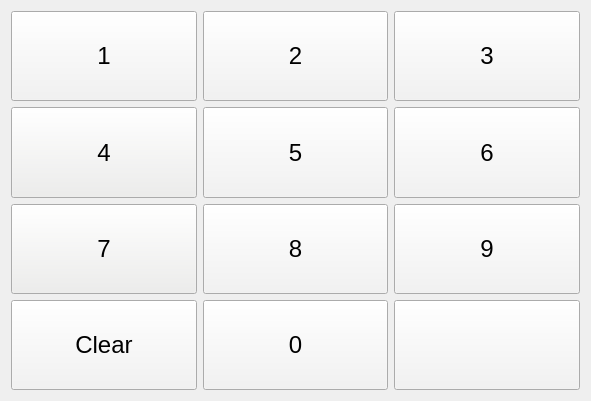
   <widget class="QWidget" name="gridLayoutWidget">
    <property name="geometry">
     <rect>
      <x>210</x>
      <y>310</y>
      <width>591</width>
      <height>401</height>
     </rect>
    </property>
    <layout class="QGridLayout" name="gridLayout">
     <item row="0" column="0">
      <widget class="QPushButton" name="pushButton_2">
       <property name="sizePolicy">
        <sizepolicy hsizetype="MinimumExpanding" vsizetype="MinimumExpanding">
         <horstretch>0</horstretch>
         <verstretch>0</verstretch>
        </sizepolicy>
       </property>
       <property name="palette">
        <palette>
         <active>
          <colorrole role="Button">
           <brush brushstyle="SolidPattern">
            <color alpha="255">
             <red>243</red>
             <green>243</green>
             <blue>243</blue>
            </color>
           </brush>
          </colorrole>
          <colorrole role="ButtonText">
           <brush brushstyle="SolidPattern">
            <color alpha="255">
             <red>0</red>
             <green>0</green>
             <blue>0</blue>
            </color>
           </brush>
          </colorrole>
         </active>
         <inactive>
          <colorrole role="Button">
           <brush brushstyle="SolidPattern">
            <color alpha="255">
             <red>243</red>
             <green>243</green>
             <blue>243</blue>
            </color>
           </brush>
          </colorrole>
          <colorrole role="ButtonText">
           <brush brushstyle="SolidPattern">
            <color alpha="255">
             <red>0</red>
             <green>0</green>
             <blue>0</blue>
            </color>
           </brush>
          </colorrole>
         </inactive>
         <disabled>
          <colorrole role="Button">
           <brush brushstyle="SolidPattern">
            <color alpha="255">
             <red>243</red>
             <green>243</green>
             <blue>243</blue>
            </color>
           </brush>
          </colorrole>
          <colorrole role="ButtonText">
           <brush brushstyle="SolidPattern">
            <color alpha="255">
             <red>190</red>
             <green>190</green>
             <blue>190</blue>
            </color>
           </brush>
          </colorrole>
         </disabled>
        </palette>
       </property>
       <property name="font">
        <font>
         <pointsize>18</pointsize>
        </font>
       </property>
       <property name="focusPolicy">
        <enum>Qt::NoFocus</enum>
       </property>
       <property name="text">
        <string>1</string>
       </property>
      </widget>
     </item>
     <item row="2" column="2">
      <widget class="QPushButton" name="pushButton_12">
       <property name="sizePolicy">
        <sizepolicy hsizetype="MinimumExpanding" vsizetype="MinimumExpanding">
         <horstretch>0</horstretch>
         <verstretch>0</verstretch>
        </sizepolicy>
       </property>
       <property name="palette">
        <palette>
         <active>
          <colorrole role="Button">
           <brush brushstyle="SolidPattern">
            <color alpha="255">
             <red>243</red>
             <green>243</green>
             <blue>243</blue>
            </color>
           </brush>
          </colorrole>
          <colorrole role="ButtonText">
           <brush brushstyle="SolidPattern">
            <color alpha="255">
             <red>0</red>
             <green>0</green>
             <blue>0</blue>
            </color>
           </brush>
          </colorrole>
         </active>
         <inactive>
          <colorrole role="Button">
           <brush brushstyle="SolidPattern">
            <color alpha="255">
             <red>243</red>
             <green>243</green>
             <blue>243</blue>
            </color>
           </brush>
          </colorrole>
          <colorrole role="ButtonText">
           <brush brushstyle="SolidPattern">
            <color alpha="255">
             <red>0</red>
             <green>0</green>
             <blue>0</blue>
            </color>
           </brush>
          </colorrole>
         </inactive>
         <disabled>
          <colorrole role="Button">
           <brush brushstyle="SolidPattern">
            <color alpha="255">
             <red>243</red>
             <green>243</green>
             <blue>243</blue>
            </color>
           </brush>
          </colorrole>
          <colorrole role="ButtonText">
           <brush brushstyle="SolidPattern">
            <color alpha="255">
             <red>190</red>
             <green>190</green>
             <blue>190</blue>
            </color>
           </brush>
          </colorrole>
         </disabled>
        </palette>
       </property>
       <property name="font">
        <font>
         <pointsize>18</pointsize>
        </font>
       </property>
       <property name="focusPolicy">
        <enum>Qt::NoFocus</enum>
       </property>
       <property name="text">
        <string>9</string>
       </property>
      </widget>
     </item>
     <item row="3" column="1">
      <widget class="QPushButton" name="pushButton_15">
       <property name="sizePolicy">
        <sizepolicy hsizetype="MinimumExpanding" vsizetype="MinimumExpanding">
         <horstretch>0</horstretch>
         <verstretch>0</verstretch>
        </sizepolicy>
       </property>
       <property name="palette">
        <palette>
         <active>
          <colorrole role="Button">
           <brush brushstyle="SolidPattern">
            <color alpha="255">
             <red>243</red>
             <green>243</green>
             <blue>243</blue>
            </color>
           </brush>
          </colorrole>
          <colorrole role="ButtonText">
           <brush brushstyle="SolidPattern">
            <color alpha="255">
             <red>0</red>
             <green>0</green>
             <blue>0</blue>
            </color>
           </brush>
          </colorrole>
         </active>
         <inactive>
          <colorrole role="Button">
           <brush brushstyle="SolidPattern">
            <color alpha="255">
             <red>243</red>
             <green>243</green>
             <blue>243</blue>
            </color>
           </brush>
          </colorrole>
          <colorrole role="ButtonText">
           <brush brushstyle="SolidPattern">
            <color alpha="255">
             <red>0</red>
             <green>0</green>
             <blue>0</blue>
            </color>
           </brush>
          </colorrole>
         </inactive>
         <disabled>
          <colorrole role="Button">
           <brush brushstyle="SolidPattern">
            <color alpha="255">
             <red>243</red>
             <green>243</green>
             <blue>243</blue>
            </color>
           </brush>
          </colorrole>
          <colorrole role="ButtonText">
           <brush brushstyle="SolidPattern">
            <color alpha="255">
             <red>190</red>
             <green>190</green>
             <blue>190</blue>
            </color>
           </brush>
          </colorrole>
         </disabled>
        </palette>
       </property>
       <property name="font">
        <font>
         <pointsize>18</pointsize>
        </font>
       </property>
       <property name="focusPolicy">
        <enum>Qt::NoFocus</enum>
       </property>
       <property name="text">
        <string>0</string>
       </property>
      </widget>
     </item>
     <item row="2" column="1">
      <widget class="QPushButton" name="pushButton_11">
       <property name="sizePolicy">
        <sizepolicy hsizetype="MinimumExpanding" vsizetype="MinimumExpanding">
         <horstretch>0</horstretch>
         <verstretch>0</verstretch>
        </sizepolicy>
       </property>
       <property name="palette">
        <palette>
         <active>
          <colorrole role="Button">
           <brush brushstyle="SolidPattern">
            <color alpha="255">
             <red>243</red>
             <green>243</green>
             <blue>243</blue>
            </color>
           </brush>
          </colorrole>
          <colorrole role="ButtonText">
           <brush brushstyle="SolidPattern">
            <color alpha="255">
             <red>0</red>
             <green>0</green>
             <blue>0</blue>
            </color>
           </brush>
          </colorrole>
         </active>
         <inactive>
          <colorrole role="Button">
           <brush brushstyle="SolidPattern">
            <color alpha="255">
             <red>243</red>
             <green>243</green>
             <blue>243</blue>
            </color>
           </brush>
          </colorrole>
          <colorrole role="ButtonText">
           <brush brushstyle="SolidPattern">
            <color alpha="255">
             <red>0</red>
             <green>0</green>
             <blue>0</blue>
            </color>
           </brush>
          </colorrole>
         </inactive>
         <disabled>
          <colorrole role="Button">
           <brush brushstyle="SolidPattern">
            <color alpha="255">
             <red>243</red>
             <green>243</green>
             <blue>243</blue>
            </color>
           </brush>
          </colorrole>
          <colorrole role="ButtonText">
           <brush brushstyle="SolidPattern">
            <color alpha="255">
             <red>190</red>
             <green>190</green>
             <blue>190</blue>
            </color>
           </brush>
          </colorrole>
         </disabled>
        </palette>
       </property>
       <property name="font">
        <font>
         <pointsize>18</pointsize>
        </font>
       </property>
       <property name="focusPolicy">
        <enum>Qt::NoFocus</enum>
       </property>
       <property name="text">
        <string>8</string>
       </property>
      </widget>
     </item>
     <item row="0" column="1">
      <widget class="QPushButton" name="pushButton_3">
       <property name="sizePolicy">
        <sizepolicy hsizetype="MinimumExpanding" vsizetype="MinimumExpanding">
         <horstretch>0</horstretch>
         <verstretch>0</verstretch>
        </sizepolicy>
       </property>
       <property name="palette">
        <palette>
         <active>
          <colorrole role="Button">
           <brush brushstyle="SolidPattern">
            <color alpha="255">
             <red>243</red>
             <green>243</green>
             <blue>243</blue>
            </color>
           </brush>
          </colorrole>
          <colorrole role="ButtonText">
           <brush brushstyle="SolidPattern">
            <color alpha="255">
             <red>0</red>
             <green>0</green>
             <blue>0</blue>
            </color>
           </brush>
          </colorrole>
         </active>
         <inactive>
          <colorrole role="Button">
           <brush brushstyle="SolidPattern">
            <color alpha="255">
             <red>243</red>
             <green>243</green>
             <blue>243</blue>
            </color>
           </brush>
          </colorrole>
          <colorrole role="ButtonText">
           <brush brushstyle="SolidPattern">
            <color alpha="255">
             <red>0</red>
             <green>0</green>
             <blue>0</blue>
            </color>
           </brush>
          </colorrole>
         </inactive>
         <disabled>
          <colorrole role="Button">
           <brush brushstyle="SolidPattern">
            <color alpha="255">
             <red>243</red>
             <green>243</green>
             <blue>243</blue>
            </color>
           </brush>
          </colorrole>
          <colorrole role="ButtonText">
           <brush brushstyle="SolidPattern">
            <color alpha="255">
             <red>190</red>
             <green>190</green>
             <blue>190</blue>
            </color>
           </brush>
          </colorrole>
         </disabled>
        </palette>
       </property>
       <property name="font">
        <font>
         <pointsize>18</pointsize>
        </font>
       </property>
       <property name="focusPolicy">
        <enum>Qt::NoFocus</enum>
       </property>
       <property name="text">
        <string>2</string>
       </property>
      </widget>
     </item>
     <item row="1" column="2">
      <widget class="QPushButton" name="pushButton_8">
       <property name="sizePolicy">
        <sizepolicy hsizetype="MinimumExpanding" vsizetype="MinimumExpanding">
         <horstretch>0</horstretch>
         <verstretch>0</verstretch>
        </sizepolicy>
       </property>
       <property name="palette">
        <palette>
         <active>
          <colorrole role="Button">
           <brush brushstyle="SolidPattern">
            <color alpha="255">
             <red>243</red>
             <green>243</green>
             <blue>243</blue>
            </color>
           </brush>
          </colorrole>
          <colorrole role="ButtonText">
           <brush brushstyle="SolidPattern">
            <color alpha="255">
             <red>0</red>
             <green>0</green>
             <blue>0</blue>
            </color>
           </brush>
          </colorrole>
         </active>
         <inactive>
          <colorrole role="Button">
           <brush brushstyle="SolidPattern">
            <color alpha="255">
             <red>243</red>
             <green>243</green>
             <blue>243</blue>
            </color>
           </brush>
          </colorrole>
          <colorrole role="ButtonText">
           <brush brushstyle="SolidPattern">
            <color alpha="255">
             <red>0</red>
             <green>0</green>
             <blue>0</blue>
            </color>
           </brush>
          </colorrole>
         </inactive>
         <disabled>
          <colorrole role="Button">
           <brush brushstyle="SolidPattern">
            <color alpha="255">
             <red>243</red>
             <green>243</green>
             <blue>243</blue>
            </color>
           </brush>
          </colorrole>
          <colorrole role="ButtonText">
           <brush brushstyle="SolidPattern">
            <color alpha="255">
             <red>190</red>
             <green>190</green>
             <blue>190</blue>
            </color>
           </brush>
          </colorrole>
         </disabled>
        </palette>
       </property>
       <property name="font">
        <font>
         <pointsize>18</pointsize>
        </font>
       </property>
       <property name="focusPolicy">
        <enum>Qt::NoFocus</enum>
       </property>
       <property name="text">
        <string>6</string>
       </property>
      </widget>
     </item>
     <item row="3" column="2">
      <widget class="QPushButton" name="pushButton_16">
       <property name="sizePolicy">
        <sizepolicy hsizetype="MinimumExpanding" vsizetype="MinimumExpanding">
         <horstretch>0</horstretch>
         <verstretch>0</verstretch>
        </sizepolicy>
       </property>
       <property name="palette">
        <palette>
         <active>
          <colorrole role="Button">
           <brush brushstyle="SolidPattern">
            <color alpha="255">
             <red>243</red>
             <green>243</green>
             <blue>243</blue>
            </color>
           </brush>
          </colorrole>
          <colorrole role="ButtonText">
           <brush brushstyle="SolidPattern">
            <color alpha="255">
             <red>0</red>
             <green>0</green>
             <blue>0</blue>
            </color>
           </brush>
          </colorrole>
         </active>
         <inactive>
          <colorrole role="Button">
           <brush brushstyle="SolidPattern">
            <color alpha="255">
             <red>243</red>
             <green>243</green>
             <blue>243</blue>
            </color>
           </brush>
          </colorrole>
          <colorrole role="ButtonText">
           <brush brushstyle="SolidPattern">
            <color alpha="255">
             <red>0</red>
             <green>0</green>
             <blue>0</blue>
            </color>
           </brush>
          </colorrole>
         </inactive>
         <disabled>
          <colorrole role="Button">
           <brush brushstyle="SolidPattern">
            <color alpha="255">
             <red>243</red>
             <green>243</green>
             <blue>243</blue>
            </color>
           </brush>
          </colorrole>
          <colorrole role="ButtonText">
           <brush brushstyle="SolidPattern">
            <color alpha="255">
             <red>190</red>
             <green>190</green>
             <blue>190</blue>
            </color>
           </brush>
          </colorrole>
         </disabled>
        </palette>
       </property>
       <property name="font">
        <font>
         <pointsize>18</pointsize>
        </font>
       </property>
       <property name="focusPolicy">
        <enum>Qt::NoFocus</enum>
       </property>
       <property name="text">
        <string/>
       </property>
      </widget>
     </item>
     <item row="2" column="0">
      <widget class="QPushButton" name="pushButton_10">
       <property name="sizePolicy">
        <sizepolicy hsizetype="MinimumExpanding" vsizetype="MinimumExpanding">
         <horstretch>0</horstretch>
         <verstretch>0</verstretch>
        </sizepolicy>
       </property>
       <property name="palette">
        <palette>
         <active>
          <colorrole role="Button">
           <brush brushstyle="SolidPattern">
            <color alpha="255">
             <red>238</red>
             <green>238</green>
             <blue>236</blue>
            </color>
           </brush>
          </colorrole>
          <colorrole role="ButtonText">
           <brush brushstyle="SolidPattern">
            <color alpha="255">
             <red>0</red>
             <green>0</green>
             <blue>0</blue>
            </color>
           </brush>
          </colorrole>
         </active>
         <inactive>
          <colorrole role="Button">
           <brush brushstyle="SolidPattern">
            <color alpha="255">
             <red>238</red>
             <green>238</green>
             <blue>236</blue>
            </color>
           </brush>
          </colorrole>
          <colorrole role="ButtonText">
           <brush brushstyle="SolidPattern">
            <color alpha="255">
             <red>0</red>
             <green>0</green>
             <blue>0</blue>
            </color>
           </brush>
          </colorrole>
         </inactive>
         <disabled>
          <colorrole role="Button">
           <brush brushstyle="SolidPattern">
            <color alpha="255">
             <red>238</red>
             <green>238</green>
             <blue>236</blue>
            </color>
           </brush>
          </colorrole>
          <colorrole role="ButtonText">
           <brush brushstyle="SolidPattern">
            <color alpha="255">
             <red>190</red>
             <green>190</green>
             <blue>190</blue>
            </color>
           </brush>
          </colorrole>
         </disabled>
        </palette>
       </property>
       <property name="font">
        <font>
         <pointsize>18</pointsize>
        </font>
       </property>
       <property name="focusPolicy">
        <enum>Qt::NoFocus</enum>
       </property>
       <property name="text">
        <string>7</string>
       </property>
      </widget>
     </item>
     <item row="1" column="1">
      <widget class="QPushButton" name="pushButton_7">
       <property name="sizePolicy">
        <sizepolicy hsizetype="MinimumExpanding" vsizetype="MinimumExpanding">
         <horstretch>0</horstretch>
         <verstretch>0</verstretch>
        </sizepolicy>
       </property>
       <property name="palette">
        <palette>
         <active>
          <colorrole role="Button">
           <brush brushstyle="SolidPattern">
            <color alpha="255">
             <red>243</red>
             <green>243</green>
             <blue>243</blue>
            </color>
           </brush>
          </colorrole>
          <colorrole role="ButtonText">
           <brush brushstyle="SolidPattern">
            <color alpha="255">
             <red>0</red>
             <green>0</green>
             <blue>0</blue>
            </color>
           </brush>
          </colorrole>
         </active>
         <inactive>
          <colorrole role="Button">
           <brush brushstyle="SolidPattern">
            <color alpha="255">
             <red>243</red>
             <green>243</green>
             <blue>243</blue>
            </color>
           </brush>
          </colorrole>
          <colorrole role="ButtonText">
           <brush brushstyle="SolidPattern">
            <color alpha="255">
             <red>0</red>
             <green>0</green>
             <blue>0</blue>
            </color>
           </brush>
          </colorrole>
         </inactive>
         <disabled>
          <colorrole role="Button">
           <brush brushstyle="SolidPattern">
            <color alpha="255">
             <red>243</red>
             <green>243</green>
             <blue>243</blue>
            </color>
           </brush>
          </colorrole>
          <colorrole role="ButtonText">
           <brush brushstyle="SolidPattern">
            <color alpha="255">
             <red>190</red>
             <green>190</green>
             <blue>190</blue>
            </color>
           </brush>
          </colorrole>
         </disabled>
        </palette>
       </property>
       <property name="font">
        <font>
         <pointsize>18</pointsize>
        </font>
       </property>
       <property name="focusPolicy">
        <enum>Qt::NoFocus</enum>
       </property>
       <property name="text">
        <string>5</string>
       </property>
      </widget>
     </item>
     <item row="1" column="0">
      <widget class="QPushButton" name="pushButton_6">
       <property name="sizePolicy">
        <sizepolicy hsizetype="MinimumExpanding" vsizetype="MinimumExpanding">
         <horstretch>0</horstretch>
         <verstretch>0</verstretch>
        </sizepolicy>
       </property>
       <property name="palette">
        <palette>
         <active>
          <colorrole role="Button">
           <brush brushstyle="SolidPattern">
            <color alpha="255">
             <red>238</red>
             <green>238</green>
             <blue>236</blue>
            </color>
           </brush>
          </colorrole>
          <colorrole role="ButtonText">
           <brush brushstyle="SolidPattern">
            <color alpha="255">
             <red>0</red>
             <green>0</green>
             <blue>0</blue>
            </color>
           </brush>
          </colorrole>
         </active>
         <inactive>
          <colorrole role="Button">
           <brush brushstyle="SolidPattern">
            <color alpha="255">
             <red>238</red>
             <green>238</green>
             <blue>236</blue>
            </color>
           </brush>
          </colorrole>
          <colorrole role="ButtonText">
           <brush brushstyle="SolidPattern">
            <color alpha="255">
             <red>0</red>
             <green>0</green>
             <blue>0</blue>
            </color>
           </brush>
          </colorrole>
         </inactive>
         <disabled>
          <colorrole role="Button">
           <brush brushstyle="SolidPattern">
            <color alpha="255">
             <red>238</red>
             <green>238</green>
             <blue>236</blue>
            </color>
           </brush>
          </colorrole>
          <colorrole role="ButtonText">
           <brush brushstyle="SolidPattern">
            <color alpha="255">
             <red>190</red>
             <green>190</green>
             <blue>190</blue>
            </color>
           </brush>
          </colorrole>
         </disabled>
        </palette>
       </property>
       <property name="font">
        <font>
         <pointsize>18</pointsize>
        </font>
       </property>
       <property name="focusPolicy">
        <enum>Qt::NoFocus</enum>
       </property>
       <property name="text">
        <string>4</string>
       </property>
      </widget>
     </item>
     <item row="0" column="2">
      <widget class="QPushButton" name="pushButton_4">
       <property name="sizePolicy">
        <sizepolicy hsizetype="MinimumExpanding" vsizetype="MinimumExpanding">
         <horstretch>0</horstretch>
         <verstretch>0</verstretch>
        </sizepolicy>
       </property>
       <property name="palette">
        <palette>
         <active>
          <colorrole role="Button">
           <brush brushstyle="SolidPattern">
            <color alpha="255">
             <red>243</red>
             <green>243</green>
             <blue>243</blue>
            </color>
           </brush>
          </colorrole>
          <colorrole role="ButtonText">
           <brush brushstyle="SolidPattern">
            <color alpha="255">
             <red>0</red>
             <green>0</green>
             <blue>0</blue>
            </color>
           </brush>
          </colorrole>
         </active>
         <inactive>
          <colorrole role="Button">
           <brush brushstyle="SolidPattern">
            <color alpha="255">
             <red>243</red>
             <green>243</green>
             <blue>243</blue>
            </color>
           </brush>
          </colorrole>
          <colorrole role="ButtonText">
           <brush brushstyle="SolidPattern">
            <color alpha="255">
             <red>0</red>
             <green>0</green>
             <blue>0</blue>
            </color>
           </brush>
          </colorrole>
         </inactive>
         <disabled>
          <colorrole role="Button">
           <brush brushstyle="SolidPattern">
            <color alpha="255">
             <red>243</red>
             <green>243</green>
             <blue>243</blue>
            </color>
           </brush>
          </colorrole>
          <colorrole role="ButtonText">
           <brush brushstyle="SolidPattern">
            <color alpha="255">
             <red>190</red>
             <green>190</green>
             <blue>190</blue>
            </color>
           </brush>
          </colorrole>
         </disabled>
        </palette>
       </property>
       <property name="font">
        <font>
         <pointsize>18</pointsize>
        </font>
       </property>
       <property name="focusPolicy">
        <enum>Qt::NoFocus</enum>
       </property>
       <property name="text">
        <string>3</string>
       </property>
      </widget>
     </item>
     <item row="3" column="0">
      <widget class="QPushButton" name="pushButton_14">
       <property name="sizePolicy">
        <sizepolicy hsizetype="MinimumExpanding" vsizetype="MinimumExpanding">
         <horstretch>0</horstretch>
         <verstretch>0</verstretch>
        </sizepolicy>
       </property>
       <property name="palette">
        <palette>
         <active>
          <colorrole role="Button">
           <brush brushstyle="SolidPattern">
            <color alpha="255">
             <red>243</red>
             <green>243</green>
             <blue>243</blue>
            </color>
           </brush>
          </colorrole>
          <colorrole role="ButtonText">
           <brush brushstyle="SolidPattern">
            <color alpha="255">
             <red>0</red>
             <green>0</green>
             <blue>0</blue>
            </color>
           </brush>
          </colorrole>
         </active>
         <inactive>
          <colorrole role="Button">
           <brush brushstyle="SolidPattern">
            <color alpha="255">
             <red>243</red>
             <green>243</green>
             <blue>243</blue>
            </color>
           </brush>
          </colorrole>
          <colorrole role="ButtonText">
           <brush brushstyle="SolidPattern">
            <color alpha="255">
             <red>0</red>
             <green>0</green>
             <blue>0</blue>
            </color>
           </brush>
          </colorrole>
         </inactive>
         <disabled>
          <colorrole role="Button">
           <brush brushstyle="SolidPattern">
            <color alpha="255">
             <red>243</red>
             <green>243</green>
             <blue>243</blue>
            </color>
           </brush>
          </colorrole>
          <colorrole role="ButtonText">
           <brush brushstyle="SolidPattern">
            <color alpha="255">
             <red>190</red>
             <green>190</green>
             <blue>190</blue>
            </color>
           </brush>
          </colorrole>
         </disabled>
        </palette>
       </property>
       <property name="font">
        <font>
         <pointsize>18</pointsize>
        </font>
       </property>
       <property name="focusPolicy">
        <enum>Qt::NoFocus</enum>
       </property>
       <property name="text">
        <string>Clear</string>
       </property>
      </widget>
     </item>
    </layout>
   </widget>
